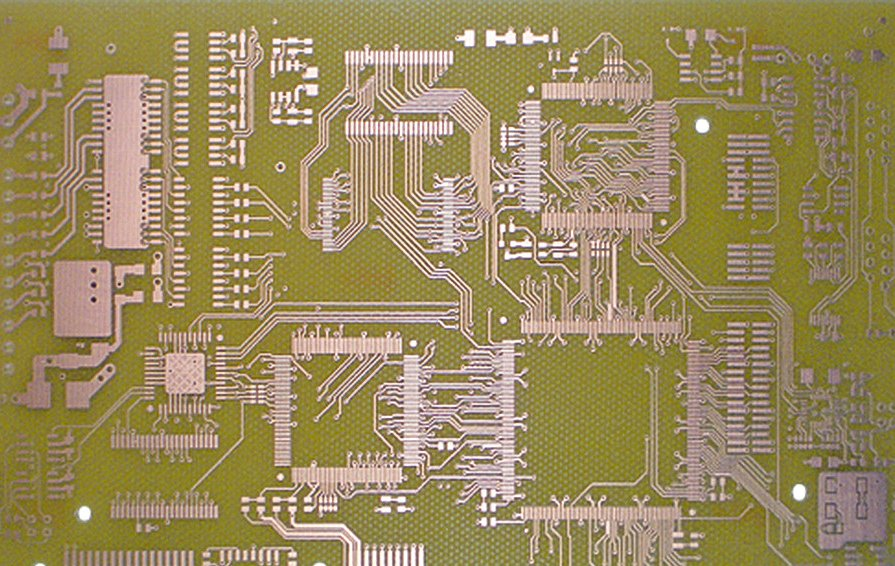
#> input picture circuit.jpg, 895 x 566 px
$ python diff_filter_example.py
#> lines starting #> are read from the running program, lines starting #| are printed output that depends on the picture
### diff_filter.py
"""Difference filters on sampling points placed on concentric circles or ellipses.

Refactored from the MATLAB project in to_refactor/: createFilter.m (the sampling pattern),
diffFilter.m and the kernels generalFilter and convFilter of t.cu (now cuda/diff_filter.cu).

A SamplingPattern is an ORDERED list of points around a pixel. The points are split into
modulo classes by their position in that order, and general_filter() works in three steps:

    gamma   every point gets a value from its intensity and the centre pixel
    beta    points are paired and each pair is combined (difference or doubled minimum)
    alpha   the pair values are reduced, per class and then over the classes

    pattern = sampling_pattern(circles=3, dist=4, directions=16)
    out = general_filter(image, pattern, modulus=16, mod_count=16, stat='max', alpha='range')
"""
from dataclasses import dataclass
from itertools import permutations

import numpy as np

KERNELS_CU = "diff_filter.cu"

# names -> constants of cuda/diff_filter.cu
GAMMA = {'diff': 0, 'neg_diff': 1, 'abs_diff': 2, 'min2': 3, 'pos_diff': 4}
BETA = {'diff': 0, 'min2': 1}
STAT = {'pooled': 0, 'max': 1, 'min': 2, 'sum': 3}
ALPHA = {'min': 0, 'max': 1, 'sum': 2, 'mean': 3, 'range': 4, 'neg_range': 5}

# The `order` argument of createFilter.m: nesting of the three loops, outermost first.
# c = circles, r = rotations, d = directions.
LEGACY_ORDER = {1: 'crd', 2: 'cdr', 3: 'drc', 4: 'dcr', 5: 'rdc', 6: 'rcd'}


@dataclass(frozen=True)
class SamplingPattern:
    """Ordered sampling points around a pixel.

    points:    (n, 2) float64, exact (dx, dy) positions; x = column, y = row.
    circle, rotation, direction: (n,) indices of the circle (0 = innermost), the rotated
               copy and the direction each point was generated from.
    """
    points: np.ndarray
    circle: np.ndarray
    rotation: np.ndarray
    direction: np.ndarray

    def __len__(self):
        return len(self.points)

    def offsets(self, rounding='round'):
        """(n, 2) int32 pixel offsets. 'round' takes the nearest pixel; 'floor' reproduces
        the MATLAB kernels, which truncated the sampling coordinate."""
        if rounding == 'round':
            return np.rint(self.points).astype(np.int32)
        if rounding == 'floor':
            return np.floor(self.points).astype(np.int32)
        raise ValueError("rounding must be 'round' or 'floor'")

    def classes(self, modulus, mod_offset=1, mod_count=None):
        """Modulo class of every point: (position + 1 - mod_offset) mod modulus, with the
        position counted from 0. Classes >= mod_count are not used by the filter: -1."""
        if modulus < 1:
            raise ValueError("modulus must be at least 1")
        cls = (np.arange(len(self)) + 1 - mod_offset) % modulus
        if mod_count is not None:
            cls[cls >= mod_count] = -1
        return cls

    def render(self, modulus=None, mod_offset=1, mod_count=None, scale=8):
        """BGR picture of the pattern. Without modulus the grey level follows the order of
        the points; with it every used class gets its own colour and unused points are grey."""
        import cv2
        radius = int(np.ceil(np.abs(self.points).max())) + 2
        size = (2 * radius + 1) * scale
        img = np.zeros((size, size, 3), dtype=np.uint8)
        centre = np.array([size // 2, size // 2])
        cv2.drawMarker(img, tuple(int(v) for v in centre), (255, 255, 255), cv2.MARKER_CROSS, scale, 1)
        cls = None if modulus is None else self.classes(modulus, mod_offset, mod_count)
        n_classes = 1 if cls is None else max(int(cls.max()) + 1, 1)
        for i, p in enumerate(self.points):
            if cls is None:
                g = int(60 + 195 * i / max(len(self) - 1, 1))
                colour = (g, g, g)
            elif cls[i] < 0:
                colour = (70, 70, 70)
            else:
                hsv = np.uint8([[[int(180 * cls[i] / n_classes), 220, 255]]])
                colour = tuple(int(v) for v in cv2.cvtColor(hsv, cv2.COLOR_HSV2BGR)[0, 0])
            xy = centre + np.rint(p * scale).astype(int)
            cv2.circle(img, (int(xy[0]), int(xy[1])), max(scale // 3, 2), colour, -1, cv2.LINE_AA)
        return img


def sampling_pattern(circles, dist, directions, rotations=1, x_ratio=1.0, y_ratio=1.0,
                     order='crd', swap_axes=False):
    """Sampling points on concentric circles or ellipses (createFilter.m).

    circles:     number of circles; circle k (1-based) has radius k * dist
    dist:        distance between neighbouring circles, in pixels
    directions:  points per circle, at the angles 2 pi j / directions
    rotations:   number of rotated copies of the whole pattern; copy r is rotated by
                 pi * r / rotations. 1 = no rotation. Only useful for ellipses.
    x_ratio, y_ratio: stretch of the x and y axis; equal values give circles
    order:       nesting of the generating loops, outermost first: a permutation of 'c'
                 (circles), 'r' (rotations) and 'd' (directions), or the number 1..6 that
                 createFilter.m used. It fixes the ORDER of the points and therefore which
                 points share a modulo class: with 'crd' consecutive points walk around a
                 circle, with 'drc' they walk outwards along a ray.
    swap_axes:   start the angle at the y axis instead of the x axis (createFilter's t = 0)

    The MATLAB code used its first coordinate as the image ROW; here dx is the column, so
    compared to MATLAB figures the pattern is mirrored about the diagonal.
    """
    order = LEGACY_ORDER.get(order, order)
    if order not in {''.join(p) for p in permutations('crd')}:
        raise ValueError(f"order must be a permutation of 'crd' or 1..6, got {order!r}")
    if min(circles, directions, rotations) < 1:
        raise ValueError("circles, directions and rotations must be at least 1")

    sizes = {'c': circles, 'r': rotations, 'd': directions}
    grids = np.meshgrid(*[np.arange(sizes[a]) for a in order], indexing='ij')   # last axis fastest
    index = {a: g.ravel() for a, g in zip(order, grids)}

    radius = (index['c'] + 1) * dist
    theta = 2 * np.pi * index['d'] / directions
    phi = np.pi * index['r'] / rotations
    ex, ey = radius * x_ratio * np.cos(theta), radius * y_ratio * np.sin(theta)
    if swap_axes:
        ex, ey = radius * y_ratio * np.sin(theta), radius * x_ratio * np.cos(theta)
    points = np.stack([ex * np.cos(phi) + ey * np.sin(phi), -ex * np.sin(phi) + ey * np.cos(phi)], axis=1)
    return SamplingPattern(points, index['c'], index['r'], index['d'])


def _run(kernel_name, image, make_args):
    """Uploads a 2D or (n, h, w) image as float32, runs one kernel, returns float32 output."""
    # imported here: gpu_kernels creates a CUDA context, and the pattern code above is also
    # used by segnet, which runs the kernels in PyTorch's context instead
    import pycuda.driver as cuda
    from gpu_kernels import BLOCK, get_function, grid_for
    image = np.asarray(image)
    if image.ndim not in (2, 3):
        raise ValueError("image must be (h, w) or a stack (n, h, w)")
    img = np.ascontiguousarray(image, dtype=np.float32)
    h, w = img.shape[-2:]
    depth = 1 if img.ndim == 2 else img.shape[0]
    out = np.empty_like(img)
    out_gpu = cuda.mem_alloc(out.nbytes)
    try:
        get_function(KERNELS_CU, kernel_name)(out_gpu, cuda.In(img), *make_args(cuda, w, h),
                                              block=BLOCK, grid=grid_for(w, h) + (depth,))
        cuda.memcpy_dtoh(out, out_gpu)
    finally:
        out_gpu.free()
    return out


def _offsets(pattern, rounding):
    if isinstance(pattern, SamplingPattern):
        return np.ascontiguousarray(pattern.offsets(rounding))
    offsets = np.ascontiguousarray(pattern, dtype=np.int32)
    if offsets.ndim != 2 or offsets.shape[1] != 2 or len(offsets) == 0:
        raise ValueError("pattern must be a SamplingPattern or a non-empty (n, 2) offset array")
    return offsets


def general_filter(image, pattern, modulus=1, mod_offset=1, mod_count=None, pairing='neighbour',
                   gamma='diff', beta='diff', stat='pooled', alpha='max', rounding='round',
                   pair_stride=1):
    """Difference filter on a sampling pattern (generalFilter in t.cu).

    image:      (h, w) or (n, h, w), any numeric type; processed as float32
    pattern:    SamplingPattern, or an ordered (n, 2) array of integer (dx, dy) offsets
    modulus, mod_offset, mod_count:
                point i (0-based) is in class (i + 1 - mod_offset) mod modulus; the classes
                0 .. mod_count-1 take part (default: all of them)
    pairing:    'neighbour'  - a point is paired with the next point of the sequence
                'same_class' - with the next point of its own class (modulus points later)
                an integer k  - with the point k places later in the sequence
                'none'       - no pairs: beta is skipped and every point counts on its own
                A pair belongs to the class of its first point.
    pair_stride: only points whose position is a multiple of pair_stride start a pair;
                2 with 'neighbour' gives the disjoint pairs (0, 1), (2, 3), ...
    gamma:      value of a point with intensity v, for the centre intensity c:
                'diff' v - c, 'neg_diff' c - v, 'abs_diff' |v - c|, 'min2' 2 min(v, c),
                'pos_diff' max(v - c, 0)
    beta:       value of a pair: 'diff' second - first, 'min2' 2 min(first, second)
    stat:       per class, the 'max', 'min' or 'sum' of its pair values; 'pooled' skips the
                per-class step and hands all pair values to alpha
    alpha:      'min', 'max', 'sum', 'mean', 'range' (max - min) or 'neg_range' over the
                class statistics

    Returns float32 of the image's shape. Points outside the image use the nearest pixel.
    """
    offsets = _offsets(pattern, rounding)
    mod_count = modulus if mod_count is None else mod_count
    if modulus < 1 or not 0 <= mod_count <= modulus:
        raise ValueError("need modulus >= 1 and 0 <= mod_count <= modulus")
    steps = {'neighbour': 1, 'same_class': modulus, 'none': 0}
    if pairing in steps:
        step = steps[pairing]
    elif isinstance(pairing, (int, np.integer)) and not isinstance(pairing, bool) and pairing >= 1:
        step = int(pairing)
    else:
        raise ValueError("pairing must be 'neighbour', 'same_class', 'none' or a positive integer")
    if pair_stride < 1:
        raise ValueError("pair_stride must be at least 1")
    for name, value, table in (('gamma', gamma, GAMMA), ('beta', beta, BETA),
                               ('stat', stat, STAT), ('alpha', alpha, ALPHA)):
        if value not in table:
            raise ValueError(f"{name} must be one of {sorted(table)}, got {value!r}")
    return _run("generalFilter", image, lambda cuda, w, h: (
        cuda.In(offsets), np.int32(len(offsets)), np.int32(modulus), np.int32(mod_offset),
        np.int32(mod_count), np.int32(step), np.int32(pair_stride), np.int32(GAMMA[gamma]), np.int32(BETA[beta]),
        np.int32(STAT[stat]), np.int32(ALPHA[alpha]), np.int32(w), np.int32(h)))


# [92 lines left out: functions conv_filter, legacy_modes, diff_filter1, diff_filter2, diff_filter3, diff_filter4 and 3 more, not called in this run]

### diff_filter_example.py
"""Sampling patterns and difference filters on circuit.jpg. Results go to diff_filter_out/.

    python diff_filter_example.py
"""
import os

import cv2
import numpy as np

from diff_filter import conv_filter, general_filter, sampling_pattern

BASE_DIR = os.path.dirname(os.path.abspath(__file__))
OUT_DIR = os.path.join(BASE_DIR, "diff_filter_out")


def label(img, text):
    img = img.copy()
    cv2.rectangle(img, (0, 0), (img.shape[1], 20), (0, 0, 0), -1)
    cv2.putText(img, text, (5, 15), cv2.FONT_HERSHEY_SIMPLEX, 0.45, (255, 255, 255), 1, cv2.LINE_AA)
    return img


def to_grey(values, symmetric=False):
    """Float response -> 8-bit BGR. symmetric: zero is mid-grey."""
    if symmetric:
        scale = max(np.percentile(np.abs(values), 99.5), 1e-6)
        g = np.clip(0.5 + 0.5 * values / scale, 0, 1)
    else:
        lo, hi = np.percentile(values, 0.5), np.percentile(values, 99.5)
        g = np.clip((values - lo) / max(hi - lo, 1e-6), 0, 1)
    return cv2.cvtColor(np.uint8(g * 255), cv2.COLOR_GRAY2BGR)


def pattern_sheet():
    """The same geometry in different orders, and an ellipse pattern, coloured by class."""
    tiles = [
        ("circles, order crd, modulus 16", sampling_pattern(3, 4, 16), dict(modulus=16)),
        ("order crd, modulus 2", sampling_pattern(3, 4, 16), dict(modulus=2)),
        ("order drc, modulus 3", sampling_pattern(3, 4, 16, order='drc'), dict(modulus=3)),
        ("modulus 4, mod_count 2", sampling_pattern(3, 4, 16), dict(modulus=4, mod_count=2)),
        ("ellipses 1.5:0.6, 3 rotations", sampling_pattern(3, 4, 12, rotations=3, x_ratio=1.5, y_ratio=0.6,
                                                           order='rcd'), dict(modulus=3)),
    ]
    out = []
    for text, pattern, classes in tiles:
        img = pattern.render(scale=6, **classes)
        img = cv2.copyMakeBorder(img, 0, 0, 0, 0, cv2.BORDER_CONSTANT)
        out.append(label(cv2.resize(img, (260, 260), interpolation=cv2.INTER_AREA), text))
    return np.hstack(out)


def main():
    os.makedirs(OUT_DIR, exist_ok=True)
    image = cv2.imread(os.path.join(BASE_DIR, "circuit.jpg"), cv2.IMREAD_GRAYSCALE)
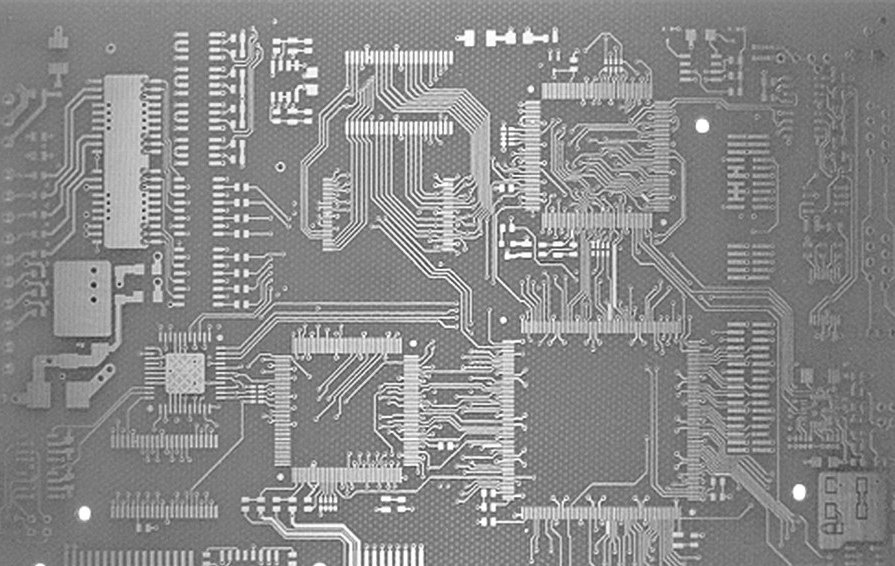
#> image: shape (566, 895); min 23, max 255, mean 137.9
    cv2.imwrite(os.path.join(OUT_DIR, "patterns.png"), pattern_sheet())
#> after the loop in pattern_sheet, `for text, pattern, classes in tiles:`:
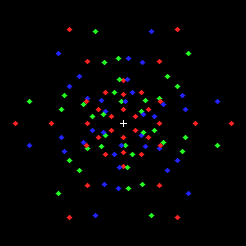
#> img: shape (246, 246, 3); mean of channels 0, 1, 2 3.1, 3.1, 3.1; drawn as B, G, R
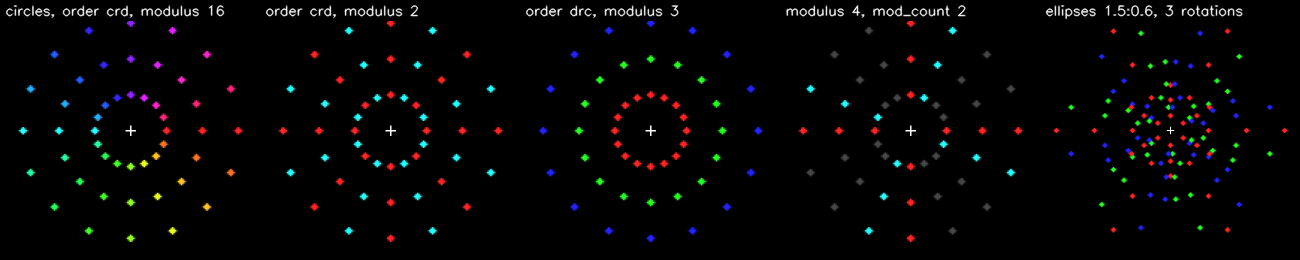
#> saved as patterns.png: shape (260, 1300, 3); mean B, G, R 4.9, 4.9, 4.9

    rings = sampling_pattern(circles=3, dist=3, directions=16)                 # walks around each circle
    rays = sampling_pattern(circles=3, dist=3, directions=16, order='drc')     # walks out along each ray

    results = [
        ("input", cv2.cvtColor(image, cv2.COLOR_GRAY2BGR)),
        # largest step between neighbours on a circle: strong where an edge crosses the pattern
        ("rings: max neighbour difference",
         to_grey(general_filter(image, rings, gamma='diff', beta='diff', stat='pooled', alpha='max'))),
        # one class per direction; a class holds the points of that direction on all circles
        ("rings: range of per-direction sums",
         to_grey(general_filter(image, rings, modulus=16, gamma='diff', beta='diff', stat='sum', alpha='range'))),
        # 2 min(a, b) of a pair is large only if BOTH points are brighter than the centre
        ("rings: dark blobs, min over pairs",
         to_grey(general_filter(image, rings, gamma='diff', beta='min2', stat='pooled', alpha='min'))),
        # radial profile: differences along each ray, the same class for each radial step
        ("rays: mean radial difference",
         to_grey(general_filter(image, rays, modulus=3, mod_count=2, gamma='diff', beta='diff',
                                stat='sum', alpha='mean'), symmetric=True)),
        # linear: mean of the outer circle minus the centre (a ring-shaped Laplacian)
        ("conv: outer circle mean - centre",
         to_grey(conv_filter(image, rings, np.where(rings.circle == 2, 1 / 16, 0.0), -1.0), symmetric=True)),
    ]
    for i, (text, img) in enumerate(results):
        cv2.imwrite(os.path.join(OUT_DIR, f"{i}_{text.split(':')[0].replace(' ', '_')}.png"), img)
    tiles = [label(cv2.resize(img, None, fx=0.5, fy=0.5, interpolation=cv2.INTER_AREA), text) for text, img in results]
    cv2.imwrite(os.path.join(OUT_DIR, "montage.png"), np.vstack([np.hstack(tiles[:3]), np.hstack(tiles[3:])]))
    print("wrote", OUT_DIR)


if __name__ == "__main__":
    main()
#> (the call stopped at in _run, `out_gpu = cuda.mem_alloc(out.nbytes)`: pycuda is not available in this run)
